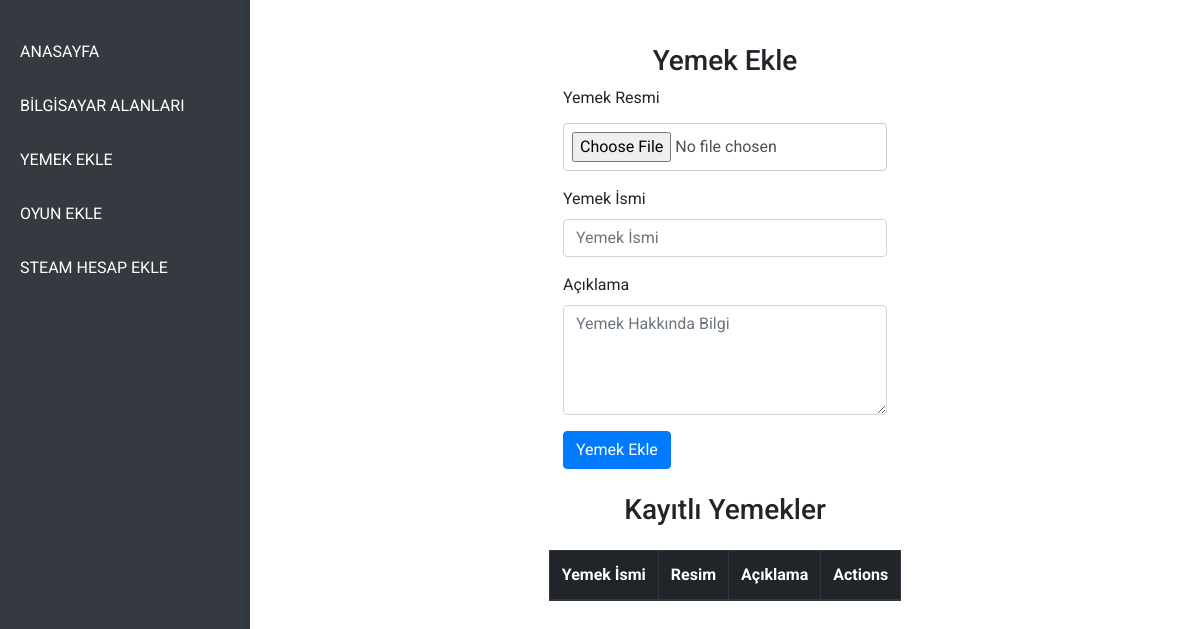
/foodsadd, run on an earlier commit of the app's database.
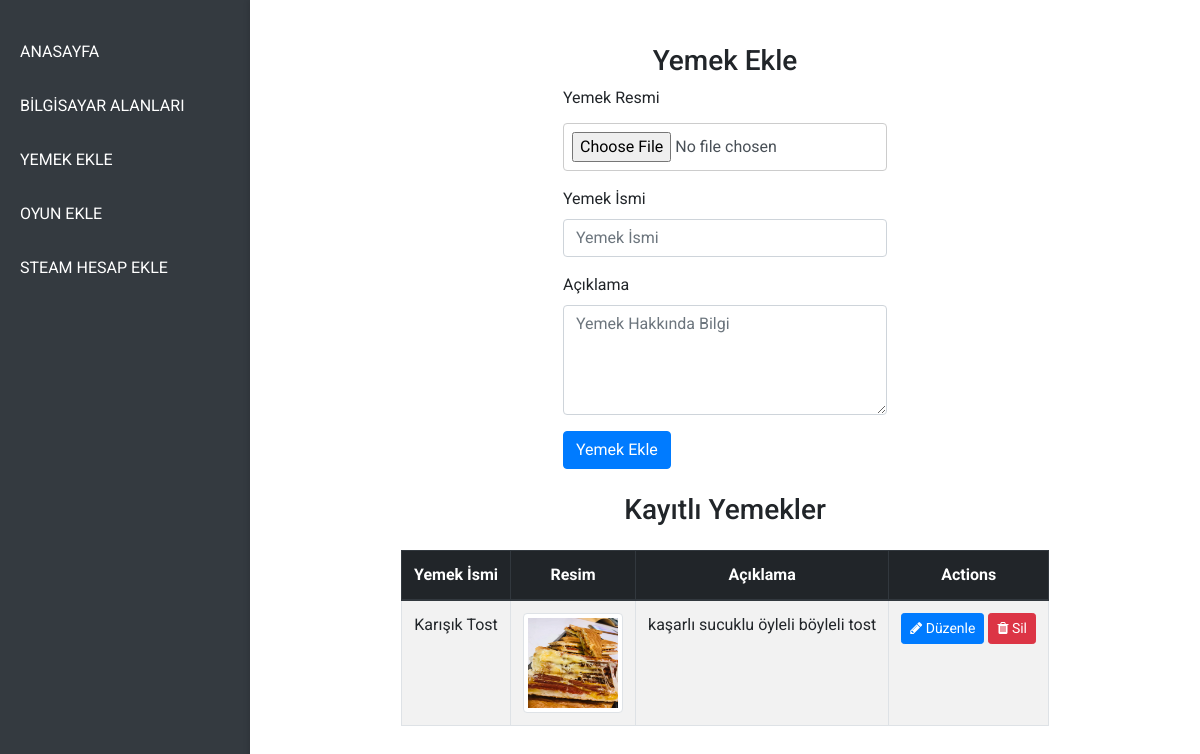
And on a later commit of the database.
### models.py (models this page shows)
class tblfoods(db.Model):
    id = db.Column(db.Integer, primary_key=True)
    path = db.Column(db.String(50), unique=False, nullable=True)
    label = db.Column(db.String(100), unique=False, nullable=True)
    text = db.Column(db.String(5000), unique=False, nullable=True)
    order_index = db.Column(db.Integer, unique=False, nullable=True)

### app.py (the view)
@app.route("/foodsadd")
def foodsadd():
    foods = tblfoods.query.all()
    return render_template("/foodsadd.html", foods=foods)

### templates/foodsadd.html
{% extends "adminlayout.html" %}
{% block main %}
<div class="container mt-4">
    <div class="row mb-4">
        <div class="col-md-12">
            <h3 class="text-center">Yemek Ekle</h3>
            <form action="/foodsadd" method="POST" enctype="multipart/form-data">
                <div class="form-group">
                    <label for="foodImage">Yemek Resmi</label>
                    <input type="file" class="form-control" id="foodImage" name="foodImage" required>
                </div>
                <div class="form-group">
                    <label for="foodName">Yemek İsmi</label>
                    <input type="text" class="form-control" id="foodName" name="foodName" placeholder="Yemek İsmi" required>
                </div>
                <div class="form-group">
                    <label for="foodText">Açıklama</label>
                    <textarea class="form-control" id="foodText" name="foodText" rows="4" placeholder="Yemek Hakkında Bilgi" required></textarea>
                </div>
                <button type="submit" class="btn btn-primary">Yemek Ekle</button>
            </form>
        </div>
    </div>
    <div class="row">
        <div class="col-md-12">
            <h3 class="text-center mb-4">Kayıtlı Yemekler</h3>
            <table class="table table-bordered table-striped">
                <thead class="thead-dark">
                    <tr>
                        <th>Yemek İsmi</th>
                        <th>Resim</th>
                        <th>Açıklama</th>
                        <th>Actions</th>
                    </tr>
                </thead>
                <tbody>
                    {% for food in foods %}
                    <tr>
                        <td>{{ food.label }}</td>
                        <td>
                            <img src="{{ food.path }}" alt="food image" class="img-thumbnail" style="width: 100px; height: 100px;">
                        </td>
                        <td>{{ food.text }}</td>
                        <td>
                            <button class="btn btn-sm btn-primary"><i class="fa fa-pencil"></i> Düzenle</button>
                            <button class="btn btn-sm btn-danger"><i class="fa fa-trash"></i> Sil</button>
                        </td>
                    </tr>
                    {% endfor %}
                </tbody>
            </table>
        </div>
    </div>
</div>
{% endblock %}

What changed in the data, as far as the page shows it:
added tblfoods: label "Karışık Tost", path (picture), text "kaşarlı sucuklu öyleli böyleli tost"
